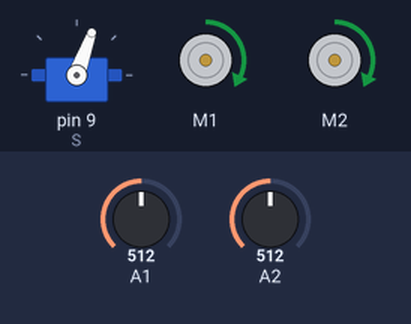
This sketch was run on a simulated Arduino Uno, built with avr-gcc and run on an emulated ATmega328P. On the bench: servo, 2 × DC motor (green arrow = forward, orange = backward, longer = faster). The inputs (shaded band) are chosen by the test bench; at power-on: A1 = 512, A2 = 512.

Above: at 1.2 s.
1.3 s: A1 set to 610
At 2.6 s:
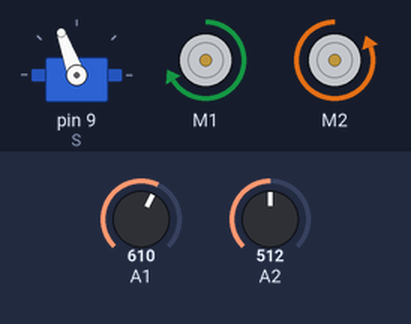
3.3 s: A2 set to 588
4.8 s: A2 set to 619
At 5.9 s:
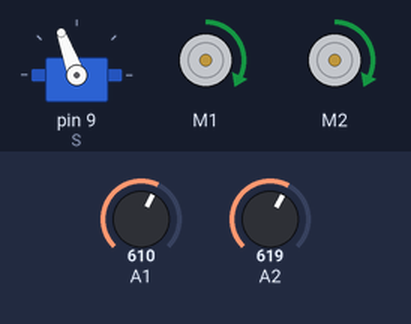
6.3 s: A1 set to 589
At 7.1 s:
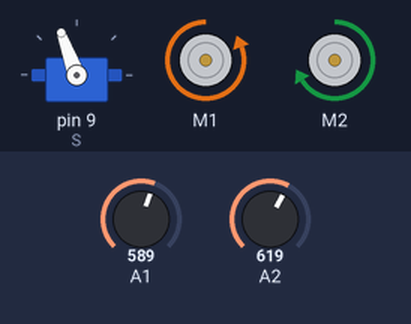
7.8 s: A1 set to 716
At 8.2 s:
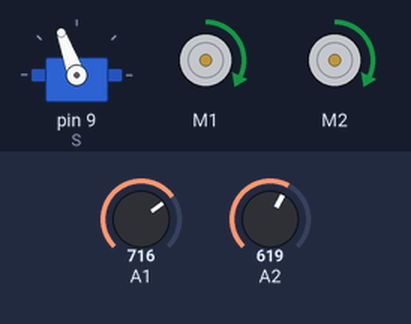
9.3 s: A1 set to 590
At 10.5 s:
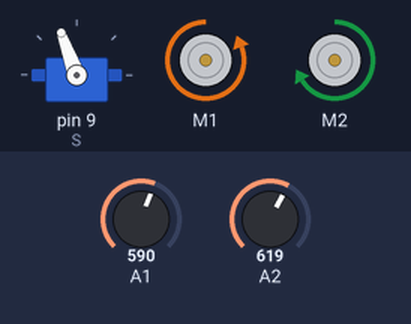
Timing chart, 0 to 11.8 s (numbered marks = the images above; inputs shaded):
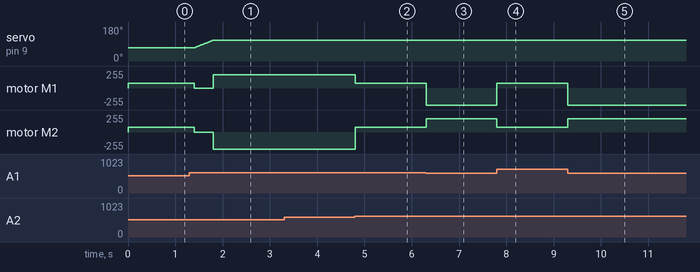

Measured:
- the behaviour switches between 600 and 601 on A2 (found by bisection; images 1 and 2)
- the behaviour switches between 600 and 599 on A1 (found by bisection; images 2 and 3)
- after the input at 1.3 s, servo on pin 9 (S): moves from 70° to 110° over 0.40 s, starting after 0.10 s; motor M1: forward 70/255 → stopped after 0.10 s, → forward 200/255 0.40 s later; motor M2: forward 70/255 → stopped after 0.10 s, → backward 255/255 0.40 s later
- after the input at 3.3 s, every drawn part: stays the same
- after the input at 4.8 s, motor M1: forward 200/255 → forward 70/255 at once; motor M2: backward 255/255 → forward 70/255 at once
- after the input at 6.3 s, motor M1: forward 70/255 → backward 255/255 at once; motor M2: forward 70/255 → forward 200/255 at once
- after the input at 7.8 s, motor M1: backward 255/255 → forward 70/255 at once; motor M2: forward 200/255 → forward 70/255 at once
- after the input at 9.3 s, motor M1: forward 70/255 → backward 255/255 at once; motor M2: forward 70/255 → forward 200/255 at once

The sketch:

OSNOVNAYA_ARDUINO_1234.ino
```cpp
#include <AFMotor.h>
#include <Servo.h>

// моторы
AF_DCMotor M1(1);
AF_DCMotor M2(2);

//серво
Servo S;

// ЦВЕТ
#define s2  A5
#define s3  A3
#define out A4
byte red = 0;  // освобождаем память для переменных
byte green = 0;
byte blue = 0;

// рабочие переменные
int Y = 70;  // серво
int A = 0;   // наличие груза 0-нет  1-есть
int C = 0;   // цвет определяемый
int C1 = 0;  // бывший цвет
             //   1-белый   2-красный

void setup() // процедура setup
{
  Serial.begin(9600);

 //ЦВЕТ
 pinMode(s2, OUTPUT);
 pinMode(s3, OUTPUT);
 pinMode(out, INPUT);

 // серво
 S.attach(9);
 S.write(70);
}

//датчик ИК:
//белый  >600
//черный <600

//Serial.println(analogRead(A0));

//COLOR();

//S.write(0);
//взять     110
//отпустить 70

// моторы
// FORWARD   впреред
// BACKWARD  назад
// RELEASE   стоп
// M1.run(RELASE);
// M1.setSpeed(255);

void loop() {
  LINIA();
  V();
  LINIA();
  L();
  LINIA();
  O();
}

void V() {
  while (Y < 110) {
    ++Y;
    S.write(Y);
    delay(10);
  }
  A = 1;
}

void O() {
  while (Y > 70) {
    --Y;
    S.write(Y);
    delay(10);
  }
  A = 0;
}

void L() {
  M1.run(BACKWARD);
  M1.setSpeed(100);
  M2.run(FORWARD);
  M2.setSpeed(100);
  while ((analogRead(A1)) < 600){}
  while ((analogRead(A1)) > 600){}
  while ((analogRead(A1)) < 600){}
  M1.run(RELEASE);
  M2.run(RELEASE);
}

void P() {
  M1.run(FORWARD);
  M1.setSpeed(100);
  M2.run(BACKWARD);
  M2.setSpeed(100);
  while ((analogRead(A2)) < 600){}
  while ((analogRead(A2)) > 600){}
  while ((analogRead(A2)) < 600){}
  M1.run(RELEASE);
  M2.run(RELEASE);
}

void LINIA() {
  while (((analogRead(A1)) > 600) || ((analogRead(A2)) > 600) || ( ((analogRead(A0)) > 250) && (A = 0))) {  // значение A0 надо корректировать
    if  (((analogRead(A1)) > 600) && ((analogRead(A2)) > 600)) {
      M1.run(FORWARD);
      M1.setSpeed(70);
      M2.run(FORWARD);
      M2.setSpeed(70);
    }
    if  (((analogRead(A1)) > 600) && ((analogRead(A2)) < 600)) {
      M1.run(FORWARD);
      M1.setSpeed(200);
      M2.run(BACKWARD);
      M2.setSpeed(255);
    }
    if  (((analogRead(A1)) < 600) && ((analogRead(A2)) > 600)) {
      M1.run(BACKWARD);
      M1.setSpeed(255);
      M2.run(FORWARD);
      M2.setSpeed(200);
    }
  }
      while (((analogRead(A1)) < 600) && ((analogRead(A2)) < 600)) {
      M1.run(FORWARD);
      M1.setSpeed(70);
      M2.run(FORWARD);
      M2.setSpeed(70);
  }
  delay (100);
  M1.run(RELEASE);
  M2.run(RELEASE);
  }

void COLOR() // процедура color
{
 // если 2 и 3 порты отключить, то получим значение красного цвета
 digitalWrite(s2, LOW);
 digitalWrite(s3, LOW);
 red = pulseIn(out, digitalRead(out) == HIGH ? LOW : HIGH);

 // если 3 порт включить, а 2 отключить, то получим синий цвет
 digitalWrite(s3, HIGH);
 blue = pulseIn(out, digitalRead(out) == HIGH ? LOW : HIGH);

 // если 2 включить, а 3 отключить, то получим зеленый цвет
 digitalWrite(s2, HIGH);
 green = pulseIn(out, digitalRead(out) == HIGH ? LOW : HIGH);
 // назначаем номер цвету---------------------------
 if (blue < 8) {
    C = 1;
  }
  else {
    C = 2;
  }
  delay (1000);
}
```
